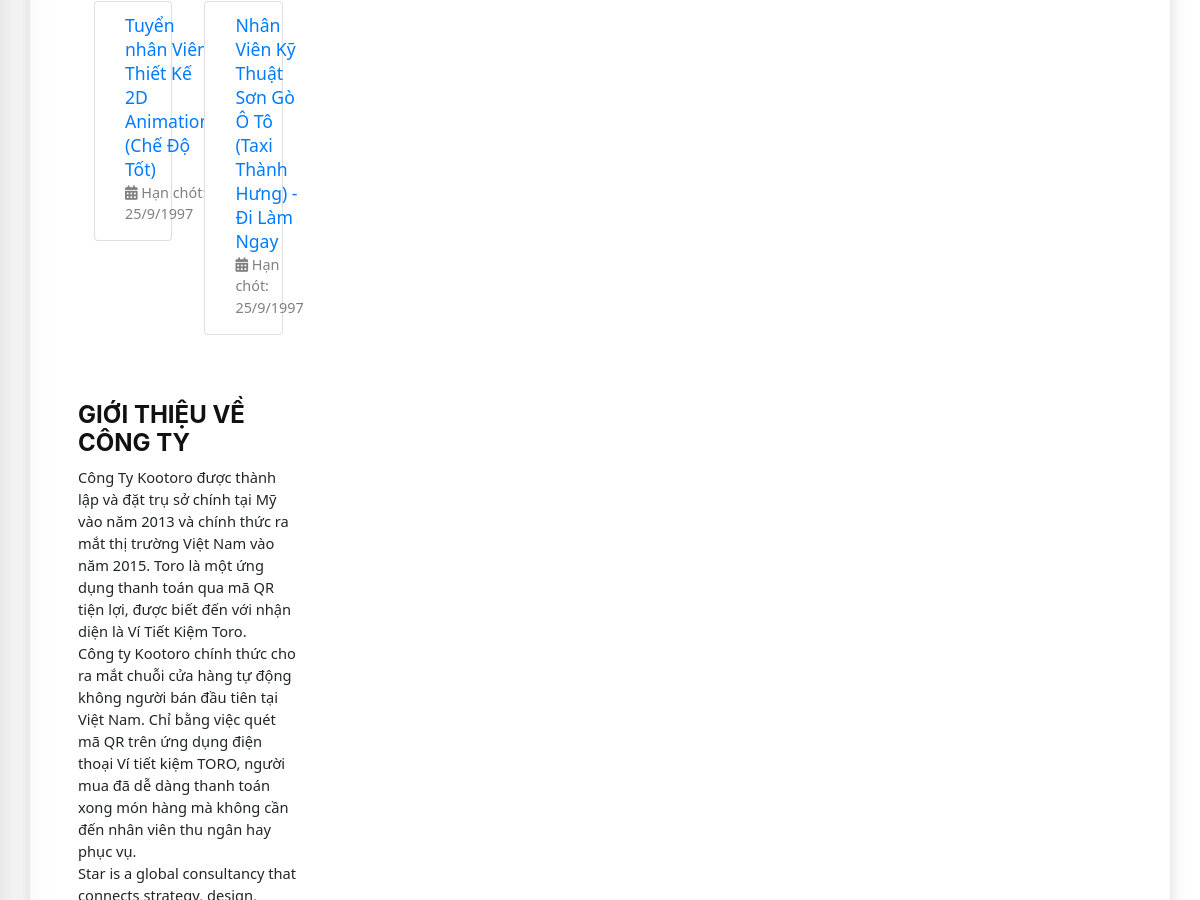
Page /site/index.php?ctrl=home&act=thongtindoanhnghiep&id_dt=42 (middle part) on the earlier database version.
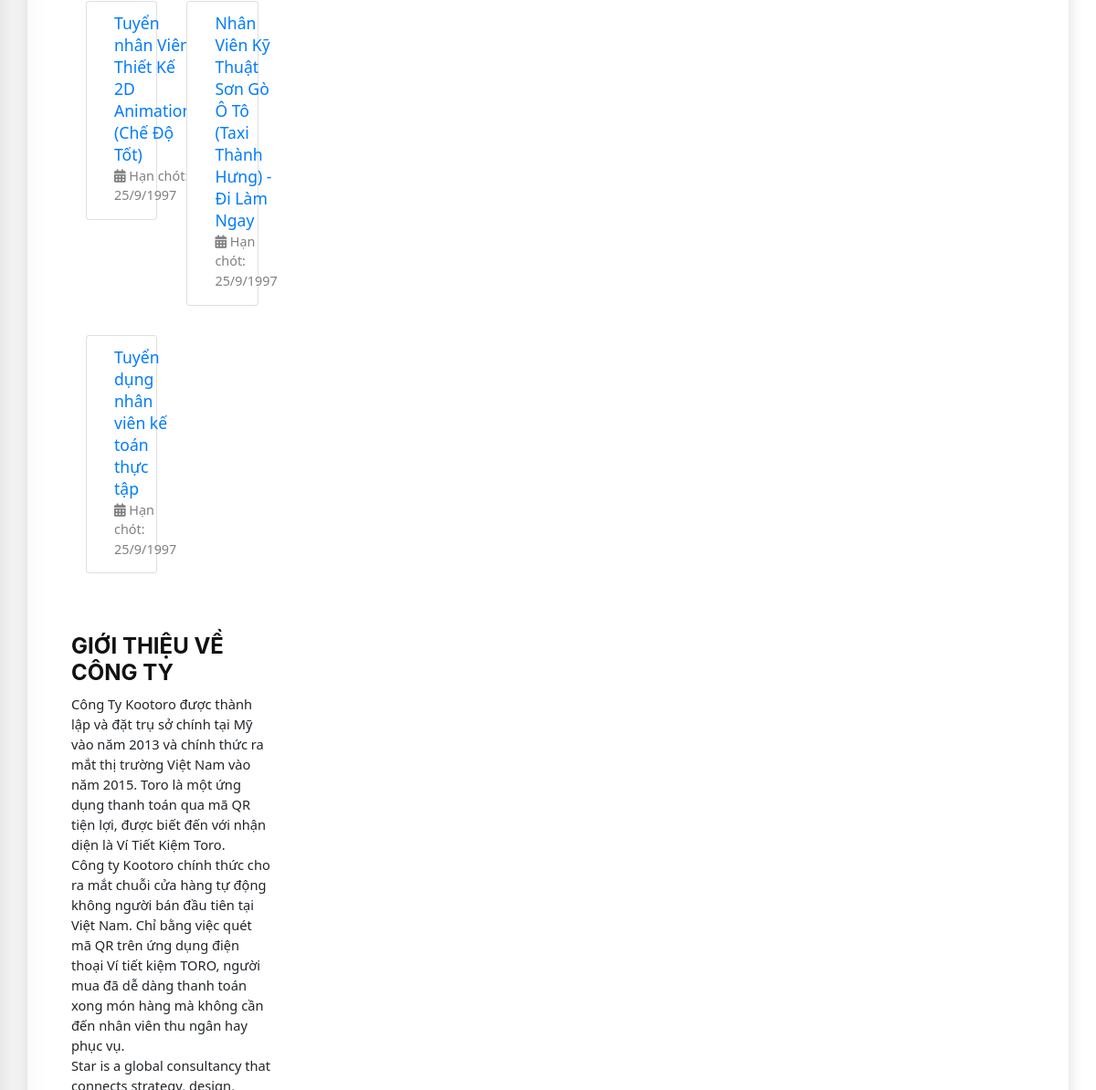
Same page on the later database version.
### tables this page shows
CREATE TABLE `dang_tuyen` (
  `id_dt` int(11) NOT NULL,
  `tieu_de` varchar(100) DEFAULT NULL,
  `mo_ta` varchar(2000) DEFAULT NULL,
  `yeu_cau` varchar(2000) DEFAULT NULL,
  `quyen_loi` varchar(2000) DEFAULT NULL,
  `sl_sv_can` int(11) DEFAULT 1,
  `sl_sv_dk` int(11) DEFAULT 0,
  `thoi_gian` date DEFAULT NULL,
  `vi_tri` tinyint(1) DEFAULT NULL COMMENT '0 nhân viên thực tập\r\n1 nhân viên chính thức',
  `kinh_nghiem` tinyint(1) DEFAULT 0 COMMENT '0: không cần\r\n1: cần',
  `luong_khoi_dau` int(12) DEFAULT 0,
  `luong_ket_thuc` int(12) DEFAULT NULL,
  `thoi_gian_tt` int(2) NOT NULL COMMENT 'từ 1-12 giá trị theo tháng',
  `full_part_time` tinyint(1) DEFAULT 0 COMMENT '0 part time\r\n1 full time',
  `thoi_gian_lam_viec` tinyint(1) DEFAULT 0 COMMENT '0 làm t2-t6\r\n1 lam thu2-thu7\r\n2 lam thu2-cn',
  `che_do_bao_hiem` tinyint(1) DEFAULT 0,
  `du_lich` tinyint(1) DEFAULT 0,
  `che_do_thuong` tinyint(1) DEFAULT 0,
  `dao_tao` tinyint(1) DEFAULT 0,
  `tang_luong` tinyint(1) DEFAULT 0,
  `nghi_phep_nam` tinyint(1) DEFAULT 0,
  `id_dn` int(11) NOT NULL,
  `id_nganh` int(11) NOT NULL,
  `an_hien` tinyint(1) NOT NULL
);

### system/database.php (called while the page is built, shortened)
<?php
    function getConnection()  {
        try {
            $conn = new PDO("mysql:host=".HOST_DB.";dbname=".NAME_DB, USER_DB, PASS_DB);
            $conn->setAttribute(PDO::ATTR_ERRMODE, PDO::ERRMODE_EXCEPTION);
            return $conn;
            } catch(PDOException $e) {
            echo "Connection failed: " . $e->getMessage();
            }
        }
    function query($sql)   {
        $conn = getConnection();
        $result = $conn->query($sql);
        return $result;
        }
    function queryOne($sql) {
        $conn = getConnection();
        $result = $conn->query($sql);
        $row = $result->fetch(PDO::FETCH_ASSOC);
        return $row;
    }
?>

### site/model/doanh_nghiep.php (called while the page is built, shortened)
<?php require_once('../system/database.php');
function getAllDangtuyen()
{
    $sql = "SELECT * from dang_tuyen";
    return query($sql);
}
?>

### site/model/home.php (called while the page is built, shortened)
<?php
require_once('../system/database.php');
function checkdoanhnghiepbyid($id){
    $sql="select * from doanh_nghiep where id_dn='$id'";
    return queryOne($sql);
}
function checkdangtuyenbyid($id){
    $sql="select * from dang_tuyen where id_dt='$id'";
    return queryOne($sql);
}
?>

### site/view/dn_ttdn.php (the view, shortened to what this page needs)
<div id="doanhnghiep">
    <div class=" col-12 my-5 ">
        <div class="h-box-ttdn shadow p-5">
            <div class="row">
                <?php foreach ($dt as $t) { ?>
                    <?php if ($t['id_dn'] == $doanhnghiep['id_dn']) {
                        if($t['an_hien']==1){
                        ?>
                        <div class="col-lg-6 p-3">
                            <button type="button" class="list-group-item list-group-item-action px-0">
                                <div class="media">
                                    <div class="media-body text-gray text-left">
                                        <a href="">
                                            <h5 class="text-dark mt-0 d-inline"><a href="index.php?act=thongtindt&id_dt=<?= $t['id_dt'] ?>"> <?= $t['tieu_de'] ?></a></h5>
                                        </a>
                                        <p><i class="fas fa-calendar-alt "></i>
                                            Hạn chót: 25/9/1997
                                    </div>
                                </div>
                            </button>
                        </div>
        <?php } } ?>
    <?php } ?>
    <div class="h-box-tq-about">
        <h4 class="h-title-h4">Giới thiệu về công ty</h4>
        <div class="h-tq-about-content">
            <p>Công Ty Kootoro được thành lập và đặt trụ sở chính tại Mỹ vào năm 2013 và chính thức ra mắt thị trường Việt Nam vào năm 2015. Toro là một ứng dụng thanh toán qua mã QR tiện lợi, được biết đến với nhận diện là Ví Tiết Kiệm Toro.
            </p>
            <p>Công ty Kootoro chính thức cho ra mắt chuỗi cửa hàng tự động không người bán đầu tiên tại Việt Nam. Chỉ bằng việc quét mã QR trên ứng dụng điện thoại Ví tiết kiệm TORO, người mua đã dễ dàng thanh toán xong món hàng mà không cần đến
                nhân viên thu ngân hay phục vụ.</p>
            <p>
                locations around the world, and we are here to make every great idea, every great person and every great company shine. That is why we’re called Star. </p>
        </div>
                </div>
            </div>
        </div>
    </div>

Differences in the rows shown:
now on this page (row edited): dang_tuyen: tieu_de "Tuyển dụng nhân viên kế toán thực tập"
